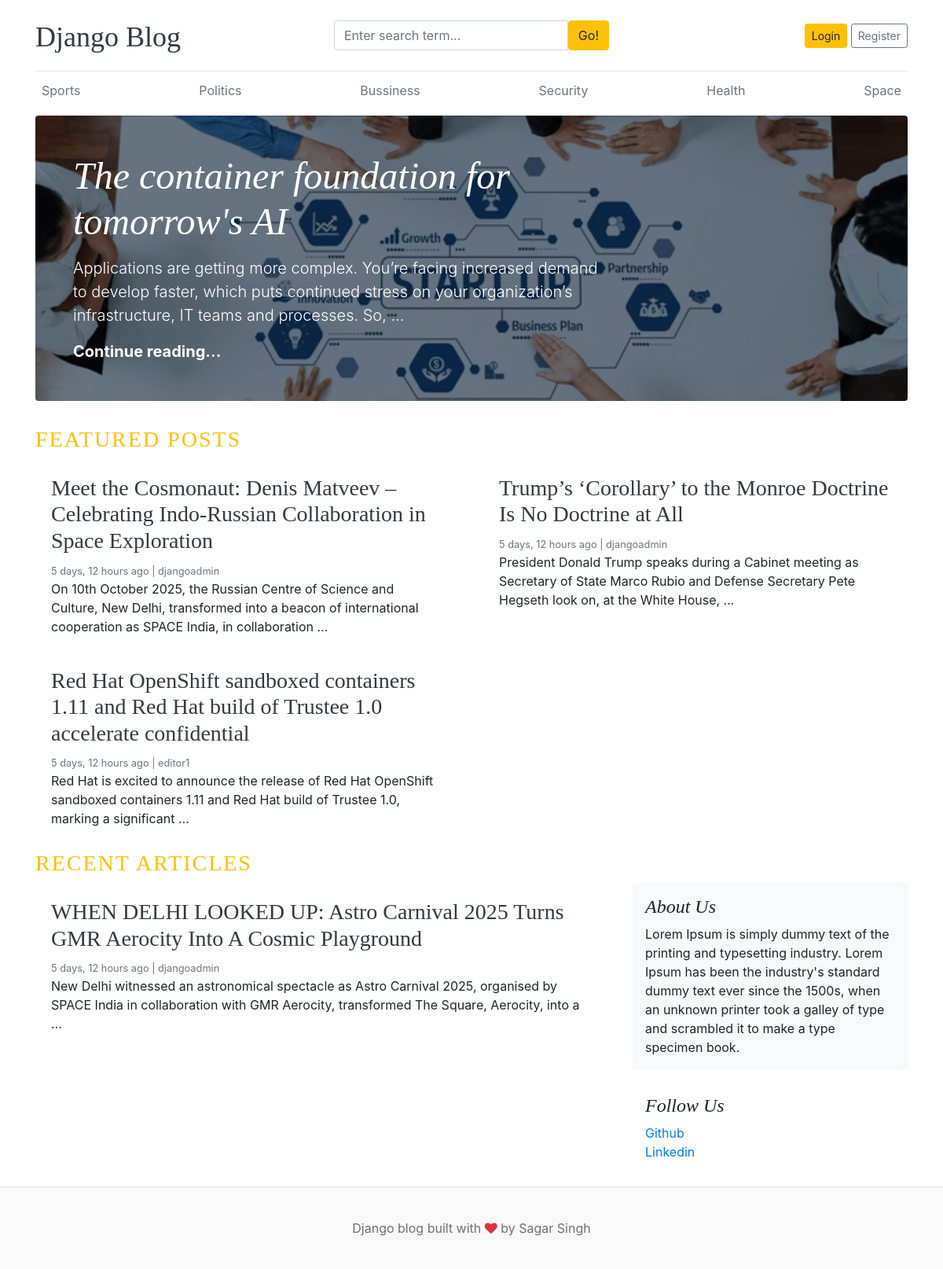
The page / on the database its author committed.
### blogs/models.py (models this page shows, shortened)
class Category(models.Model):
    category_name=models.CharField(max_length=50,unique=True)
    created_at=models.DateTimeField(auto_now_add=True)
    updated_at=models.DateTimeField(auto_now=True)
    class Meta:
        verbose_name_plural='categories'

class Blog(models.Model):
    title=models.CharField(max_length=100)
    slug=models.SlugField(max_length=150,unique=True,blank=True)
    category=models.ForeignKey(Category,on_delete=models.CASCADE)
    author=models.ForeignKey(User,on_delete=models.CASCADE)
    featured_image=models.ImageField(upload_to='uploads/%Y/%m/%d')
    short_description=models.TextField(max_length=500)
    blog_body=models.TextField(max_length=2000)
    status=models.CharField(max_length=20,choices=STATUS_CHOICES,default='Draft')
    is_featured=models.BooleanField(default=False)
    created_at=models.DateTimeField(auto_now_add=True)
    updated_at=models.DateTimeField(auto_now=True)

### assignments/models.py (models this page shows, shortened)
class About(models.Model):
    about_heading=models.CharField(max_length=50)
    about_description=models.TextField(max_length=255)
    class Meta:
        verbose_name_plural='About'

class SocialLinks(models.Model):
    platform=models.CharField(max_length=25)
    links=models.URLField()
    class Meta:
        verbose_name_plural='Social Links'

### blog_main/views.py (the view)
# urls.py: 2. Add a URL to urlpatterns:  path('', views.home, name='home')
def home(request):
    featured_posts=Blog.objects.filter(is_featured=True,status='Published').order_by('updated_at')
    posts=Blog.objects.filter(is_featured=False,status='Published')
    try:
        about=About.objects.get()
    except:
        about=None
    context={
        'featured_posts':featured_posts,
        'posts':posts,
        'about':about
    }
    return render(request,'home.html',context)

### blogs/context_processors.py (called while the page is built)
def get_category(request):
    categories=Category.objects.all()
    return dict(categories=categories)

def get_blogs(request):
    blogs=Blog.objects.all()
    return dict(blogs=blogs)

def get_sociallinks(request):
    sociallinks=SocialLinks.objects.all()
    return dict(sociallinks=sociallinks)

### templates/home.html
{% extends 'base.html' %}
{% block content %}
{% for post in featured_posts %}
{% if forloop.first %}
<div class="jumbotron p-3 p-md-5 text-white rounded bg-dark" style="background-image: url({{post.featured_image.url}}) ;background-blend-mode: overlay;background-size:cover;">
    <div class="col-md-8 px-0">
      <h1 class="display-4 font-italic">{{post.title}}</h1>
      <p class="lead my-3">{{post.short_description | truncatewords:25 }}</p>
      <p class="lead mb-0"><a href="{% url 'blogs' post.slug %}" class="text-white font-weight-bold">Continue reading...</a></p>
    </div>
  </div>
{% endif %}
{% endfor %}
<h3 class="text-uppercase text-warning" style="letter-spacing: 2px;">Featured Posts </h3>
  <div class="row mb-2">
    {% for post in featured_posts %}
    {% if not forloop.first %}
    <div class="col-md-6">
      <div class="card border-0" >
        <div class="card-body">
          <h3><a href="{% url 'blogs' post.slug %}" class="text-dark" >{{post.title}}</a></h3>
          <small class="mb-1 text-muted">{{post.created_at| timesince }} ago | {{post.author}} </small>
          <p class="card-text">{{post.short_description | truncatewords:25 }}</p>
        </div>
      </div>
    </div>
    {% endif %}
    {% endfor %}
  </div>
 <h3 class="text-uppercase text-warning" style="letter-spacing: 2px;">Recent Articles </h3>
  <main role="main" class="container p-0">
    <div class="row">
      <div class="col-md-8 blog-main">
        {% for post in posts %}
        <div class="card border-0" >
        <div class="card-body">
          <h3><a href="{% url 'blogs' post.slug %}" class="text-dark" >{{post.title}}</a></h3>
          <small class="mb-1 text-muted">{{post.created_at| timesince }} ago | {{post.author}} </small>
          <p class="card-text">{{post.short_description | truncatewords:25 }}</p>
        </div>
      </div>
      {% endfor %}
      </div>
      <aside class="col-md-4 blog-sidebar">
        <div class="p-3 mb-3 bg-light rounded">
          <h4 class="font-italic">{{about.about_heading}}</h4>
          <p class="mb-0">{{about.about_description}}</p>
        </div>
{% endblock %}

### templates/base.html (shortened to what this page needs)
 {% load static %}
<!DOCTYPE html>
<html lang="en">
<head>
    <link href="https://getbootstrap.com/docs/4.0/dist/css/bootstrap.min.css" rel="stylesheet">
    <link href={% static "css/blog.css" %} rel="stylesheet">
    <link rel="stylesheet" href="https://cdnjs.cloudflare.com/ajax/libs/font-awesome/4.7.0/css/font-awesome.min.css">
  </head>
<body>
    <div class="container">
      <header class="blog-header py-3">
        <div class="row flex-nowrap justify-content-between align-items-center">
          <div class="col-4 pt-1">
            <a class="blog-header-logo text-dark" href="{% url 'home' %}">Django Blog</a>
          </div>
          <div class="col-4">
            <form action="{% url 'search' %}" method="GET">
            <div class="input-group">
                        <input  class="form-control" type="text" name="keyword" value="{{keyword}}" placeholder="Enter search term..." aria-label="Enter search term..." aria-describedby="button-search" />
                        <button type="submit" class="btn btn-warning" id="button-search"> Go!</button>
                    </div>
                    </form>
          </div>
          <div class="col-4 d-flex justify-content-end align-items-center">
            {% if not user.is_authenticated %}
            <a class="btn btn-sm btn-warning" href="{% url 'login' %}">Login</a> &nbsp;
            <a class="btn btn-sm btn-outline-secondary" href="{% url 'register' %}">Register</a>
            {% endif %}
          </div>
        </div>
      </header>
      <div class="nav-scroller py-1 mb-2">
        <nav class="nav d-flex justify-content-between">
            {% for cat in categories %}
          <a class="p-2 text-muted" href="{% url 'posts_by_category' cat.pk %}">{{cat.category_name}}</a>
            {% endfor %}
        </nav>
      </div>
{% block content %}
{% endblock %}
       {% if sociallinks  %}
               <div class="p-3">
          <h4 class="font-italic">Follow Us</h4>
          <ol class="list-unstyled">
            {% for i in sociallinks %}
            <li><a href="{{i.links}}" target='_blank'>{{i.platform}}</a></li>
            {% endfor %}
          </ol>
        </div>
        {% endif %}
      </aside>
    </div>
  </main>
</div>
<footer class="blog-footer">
  <p>Django blog built with <i class="fa fa-heart text-danger"></i>
 by Sagar Singh</a></p>
</footer>
</body>
</html>

### blog_main/static/css/blog.css (style rules this page uses)
.blog-header { border-bottom: 1px solid #e5e5e5; }
.blog-header-logo { font-family: "Playfair Display", Georgia, "Times New Roman", serif; font-size: 2.25rem; }
h1, h2, h3, h4, h5, h6 { font-family: "Playfair Display", Georgia, "Times New Roman", serif; }
.display-4 { font-size: 2.5rem; }
@media (min-width: 768px) { .display-4 { font-size: 3rem; } }
.blog-footer { padding: 2.5rem 0; color: #727272; text-align: center; background-color: #f9f9f9; border-top: .05rem solid #e5e5e5; }
.blog-footer p:last-child { margin-bottom: 0; }

### rows shown on the page
Category: category_name "Sports"
Category: category_name "Politics"
Category: category_name "Bussiness"
Category: category_name "Security"
Category: category_name "Health"
Category: category_name "Space"
Blog: featured_image (picture), title "The container foundation for tomorrow's AI", short_description "Applications are getting more complex. You’re facing increased demand to develop faster, which puts continued stress on your organization’s infrastructure, IT teams and processes. So, …"
Blog: title "Meet the Cosmonaut: Denis Matveev – Celebrating Indo-Russian Collaboration in Space Exploration", created_at "5 days, 12 hours", author "djangoadmin", short_description "On 10th October 2025, the Russian Centre of Science and Culture, New Delhi, transformed into a beacon of international cooperation as SPACE India, in collaboration …"
Blog: title "Trump’s ‘Corollary’ to the Monroe Doctrine Is No Doctrine at All", created_at "5 days, 12 hours", author "djangoadmin", short_description "President Donald Trump speaks during a Cabinet meeting as Secretary of State Marco Rubio and Defense Secretary Pete Hegseth look on, at the White House, …"
Blog: title "Red Hat OpenShift sandboxed containers 1.11 and Red Hat build of Trustee 1.0 accelerate confidential", created_at "5 days, 12 hours", author "editor1", short_description "Red Hat is excited to announce the release of Red Hat OpenShift sandboxed containers 1.11 and Red Hat build of Trustee 1.0, marking a significant …"
Blog: title "WHEN DELHI LOOKED UP: Astro Carnival 2025 Turns GMR Aerocity Into A Cosmic Playground", created_at "5 days, 12 hours", author "djangoadmin", short_description "New Delhi witnessed an astronomical spectacle as Astro Carnival 2025, organised by SPACE India in collaboration with GMR Aerocity, transformed The Square, Aerocity, into a …"
About: about_heading "About Us", about_description "Lorem Ipsum is simply dummy text of the printing and typesetting industry. Lorem Ipsum has been the industry's standard dummy text ever since the 1500s, when an unknown printer took a galley of type and scrambled it to make a type specimen book."
SocialLinks: platform "Github"
SocialLinks: platform "Linkedin"
